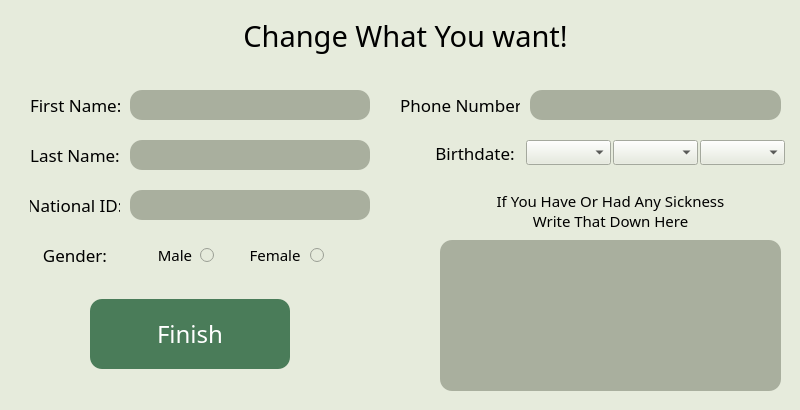
<?xml version="1.0" encoding="UTF-8"?>
<ui version="4.0">
 <class>MainWindow</class>
 <widget class="QMainWindow" name="MainWindow">
  <property name="geometry">
   <rect>
    <x>0</x>
    <y>0</y>
    <width>800</width>
    <height>410</height>
   </rect>
  </property>
  <property name="windowTitle">
   <string>MainWindow</string>
  </property>
  <property name="styleSheet">
   <string notr="true">QWidget {
	background-color: #e6ebdc;
}

QLineEdit, QTextEdit {
	background-color: #a9af9e;
	color: #000000;
	border: none;
	border-radius: 12px;
	padding: 6px;
	font-size: 15px;
}

QPushButton {
	background-color: #4A7C59;
	color: white;
	border: none;
	border-radius: 12px;
	padding: 6px 12px;
}

QPushButton:hover {
	background-color: #5A9F73;
}</string>
  </property>
  <widget class="QWidget" name="centralwidget">
   <widget class="QLineEdit" name="pt_nid_e_lineEdit">
    <property name="geometry">
     <rect>
      <x>130</x>
      <y>190</y>
      <width>240</width>
      <height>30</height>
     </rect>
    </property>
    <property name="font">
     <font>
      <family>Arad Medium</family>
      <pointsize>-1</pointsize>
      <weight>50</weight>
      <bold>false</bold>
     </font>
    </property>
   </widget>
   <widget class="QLabel" name="pt_male_e_label">
    <property name="geometry">
     <rect>
      <x>150</x>
      <y>245</y>
      <width>50</width>
      <height>20</height>
     </rect>
    </property>
    <property name="font">
     <font>
      <family>Arad Medium</family>
      <pointsize>11</pointsize>
      <weight>50</weight>
      <bold>false</bold>
     </font>
    </property>
    <property name="text">
     <string>Male</string>
    </property>
    <property name="alignment">
     <set>Qt::AlignCenter</set>
    </property>
   </widget>
   <widget class="QPushButton" name="add_pt_e_Button">
    <property name="geometry">
     <rect>
      <x>90</x>
      <y>299</y>
      <width>200</width>
      <height>70</height>
     </rect>
    </property>
    <property name="font">
     <font>
      <family>Arad Medium</family>
      <pointsize>18</pointsize>
      <weight>50</weight>
      <bold>false</bold>
     </font>
    </property>
    <property name="text">
     <string>Finish</string>
    </property>
   </widget>
   <widget class="QComboBox" name="pt_birthday_e_comboBox">
    <property name="geometry">
     <rect>
      <x>700</x>
      <y>140</y>
      <width>85</width>
      <height>25</height>
     </rect>
    </property>
    <property name="font">
     <font>
      <family>Arad Medium</family>
      <pointsize>-1</pointsize>
      <weight>50</weight>
      <bold>false</bold>
     </font>
    </property>
    <property name="styleSheet">
     <string notr="true">/* style for the QComboBox */
QComboBox {
	border-radius: 10px;
	padding-left: 10px;
}

/* style for drop down area */
QComboBox::drop-down {
	border: 0px;
}

/* style for drop down arrow */
QComboBox::down-arrow {
	image: url(D:\Python/Projects/GitHub_PR/Hospital Management/down-arrow-8-128);
	width: 12 px;
	height: 12px;
	margin-right: 10px;
}

/* style for list menu */
QComboBox QListView {
font-size: 12px;
border: 1px solid #000000;
padding: 5px;
background-color: #a9af9e;
outline: 0px;
}

QComboBox {
	background-color: #a9af9e;
    font-size: 15px;
    font-family: &quot;Arad Medium&quot;;
}

QComboBox QAbstractItemView {
    background-color: #a9af9e;
    color: black;
    selection-background-color: #F3E9E2;
    selection-color: black;
}</string>
    </property>
   </widget>
   <widget class="QLineEdit" name="pt_ln_e_lineEdit">
    <property name="geometry">
     <rect>
      <x>130</x>
      <y>140</y>
      <width>240</width>
      <height>30</height>
     </rect>
    </property>
    <property name="font">
     <font>
      <family>Arad Medium</family>
      <pointsize>-1</pointsize>
      <weight>50</weight>
      <bold>false</bold>
     </font>
    </property>
   </widget>
   <widget class="QLabel" name="pt_gender_e_label">
    <property name="geometry">
     <rect>
      <x>30</x>
      <y>240</y>
      <width>90</width>
      <height>30</height>
     </rect>
    </property>
    <property name="font">
     <font>
      <family>Arad Medium</family>
      <pointsize>13</pointsize>
      <weight>50</weight>
      <bold>false</bold>
     </font>
    </property>
    <property name="text">
     <string>Gender:</string>
    </property>
    <property name="alignment">
     <set>Qt::AlignCenter</set>
    </property>
   </widget>
   <widget class="QLineEdit" name="pt_phone_e_lineEdit">
    <property name="geometry">
     <rect>
      <x>530</x>
      <y>90</y>
      <width>251</width>
      <height>30</height>
     </rect>
    </property>
    <property name="font">
     <font>
      <family>Arad Medium</family>
      <pointsize>-1</pointsize>
      <weight>50</weight>
      <bold>false</bold>
     </font>
    </property>
   </widget>
   <widget class="QLabel" name="pt_birthdate_e_label">
    <property name="geometry">
     <rect>
      <x>430</x>
      <y>138</y>
      <width>90</width>
      <height>30</height>
     </rect>
    </property>
    <property name="font">
     <font>
      <family>Arad Medium</family>
      <pointsize>13</pointsize>
      <weight>50</weight>
      <bold>false</bold>
     </font>
    </property>
    <property name="text">
     <string>Birthdate:</string>
    </property>
    <property name="alignment">
     <set>Qt::AlignCenter</set>
    </property>
   </widget>
   <widget class="QComboBox" name="pt_brithmonth_e_comboBox">
    <property name="geometry">
     <rect>
      <x>613</x>
      <y>140</y>
      <width>85</width>
      <height>25</height>
     </rect>
    </property>
    <property name="font">
     <font>
      <family>Arad Medium</family>
      <pointsize>-1</pointsize>
      <weight>50</weight>
      <bold>false</bold>
     </font>
    </property>
    <property name="styleSheet">
     <string notr="true">/* style for the QComboBox */
QComboBox {
	border-radius: 10px;
	padding-left: 10px;
}

/* style for drop down area */
QComboBox::drop-down {
	border: 0px;
}

/* style for drop down arrow */
QComboBox::down-arrow {
	image: url(D:\Python/Projects/GitHub_PR/Hospital Management/down-arrow-8-128);
	width: 12 px;
	height: 12px;
	margin-right: 10px;
}

/* style for list menu */
QComboBox QListView {
font-size: 12px;
border: 1px solid #000000;
padding: 5px;
background-color: #a9af9e;
outline: 0px;
}

QComboBox {
	background-color: #a9af9e;
    font-size: 15px;
    font-family: &quot;Arad Medium&quot;;
}

QComboBox QAbstractItemView {
    background-color: #a9af9e;
    color: black;
    selection-background-color: #F3E9E2;
    selection-color: black;
}</string>
    </property>
   </widget>
   <widget class="QLabel" name="pt_detail_e_label">
    <property name="geometry">
     <rect>
      <x>440</x>
      <y>190</y>
      <width>341</width>
      <height>41</height>
     </rect>
    </property>
    <property name="font">
     <font>
      <family>Arad Medium</family>
      <pointsize>11</pointsize>
      <weight>50</weight>
      <bold>false</bold>
     </font>
    </property>
    <property name="text">
     <string>If You Have Or Had Any Sickness                              Write That Down Here</string>
    </property>
    <property name="alignment">
     <set>Qt::AlignCenter</set>
    </property>
    <property name="wordWrap">
     <bool>true</bool>
    </property>
   </widget>
   <widget class="QLabel" name="pt_phone_e_label">
    <property name="geometry">
     <rect>
      <x>400</x>
      <y>90</y>
      <width>120</width>
      <height>30</height>
     </rect>
    </property>
    <property name="font">
     <font>
      <family>Arad Medium</family>
      <pointsize>13</pointsize>
      <weight>50</weight>
      <bold>false</bold>
     </font>
    </property>
    <property name="cursor">
     <cursorShape>ArrowCursor</cursorShape>
    </property>
    <property name="text">
     <string>Phone Number:</string>
    </property>
   </widget>
   <widget class="QComboBox" name="pt_birthyear_e_comboBox">
    <property name="geometry">
     <rect>
      <x>526</x>
      <y>140</y>
      <width>85</width>
      <height>25</height>
     </rect>
    </property>
    <property name="font">
     <font>
      <family>Arad Medium</family>
      <pointsize>-1</pointsize>
      <weight>50</weight>
      <bold>false</bold>
     </font>
    </property>
    <property name="styleSheet">
     <string notr="true">/* style for the QComboBox */
QComboBox {
	border-radius: 10px;
	padding-left: 10px;
}

/* style for drop down area */
QComboBox::drop-down {
	border: 0px;
}

/* style for drop down arrow */
QComboBox::down-arrow {
	image:url(D:\Python/Projects/GitHub_PR/Hospital Management/down-arrow-8-128);
	width: 12 px;
	height: 12px;
	margin-right: 10px;
}

/* style for list menu */
QComboBox QListView {
font-size: 12px;
border: 1px solid #000000;
padding: 5px;
background-color: #a9af9e;
outline: 0px;
}

QComboBox {
	background-color: #a9af9e;
    font-size: 15px;
    font-family: &quot;Arad Medium&quot;;
}

QComboBox QAbstractItemView {
    background-color: #a9af9e;
    color: black;
    selection-background-color: #F3E9E2;
    selection-color: black;
}</string>
    </property>
   </widget>
   <widget class="QTextEdit" name="pt_detail_e_textEdit">
    <property name="geometry">
     <rect>
      <x>440</x>
      <y>240</y>
      <width>341</width>
      <height>151</height>
     </rect>
    </property>
    <property name="font">
     <font>
      <family>Arad Medium</family>
      <pointsize>-1</pointsize>
      <weight>50</weight>
      <bold>false</bold>
     </font>
    </property>
   </widget>
   <widget class="QLabel" name="top_inf_p_label">
    <property name="geometry">
     <rect>
      <x>240</x>
      <y>10</y>
      <width>331</width>
      <height>51</height>
     </rect>
    </property>
    <property name="font">
     <font>
      <family>Arad Medium</family>
      <pointsize>22</pointsize>
      <weight>50</weight>
      <bold>false</bold>
     </font>
    </property>
    <property name="text">
     <string>Change What You want!</string>
    </property>
    <property name="alignment">
     <set>Qt::AlignCenter</set>
    </property>
   </widget>
   <widget class="QLabel" name="pt_fn_e_label">
    <property name="geometry">
     <rect>
      <x>30</x>
      <y>90</y>
      <width>90</width>
      <height>30</height>
     </rect>
    </property>
    <property name="font">
     <font>
      <family>Arad Medium</family>
      <pointsize>13</pointsize>
      <weight>50</weight>
      <bold>false</bold>
     </font>
    </property>
    <property name="text">
     <string>First Name:</string>
    </property>
   </widget>
   <widget class="QLineEdit" name="pt_fn_e_lineEdit">
    <property name="geometry">
     <rect>
      <x>130</x>
      <y>90</y>
      <width>240</width>
      <height>30</height>
     </rect>
    </property>
    <property name="font">
     <font>
      <family>Arad Medium</family>
      <pointsize>-1</pointsize>
      <weight>50</weight>
      <bold>false</bold>
     </font>
    </property>
   </widget>
   <widget class="QLabel" name="pt_female_e_label">
    <property name="geometry">
     <rect>
      <x>250</x>
      <y>245</y>
      <width>50</width>
      <height>20</height>
     </rect>
    </property>
    <property name="font">
     <font>
      <family>Arad Medium</family>
      <pointsize>11</pointsize>
      <weight>50</weight>
      <bold>false</bold>
     </font>
    </property>
    <property name="text">
     <string>Female</string>
    </property>
    <property name="alignment">
     <set>Qt::AlignCenter</set>
    </property>
   </widget>
   <widget class="QLabel" name="pt_nid_e_label">
    <property name="geometry">
     <rect>
      <x>30</x>
      <y>190</y>
      <width>90</width>
      <height>30</height>
     </rect>
    </property>
    <property name="font">
     <font>
      <family>Arad Medium</family>
      <pointsize>13</pointsize>
      <weight>50</weight>
      <bold>false</bold>
     </font>
    </property>
    <property name="text">
     <string>National ID:</string>
    </property>
    <property name="alignment">
     <set>Qt::AlignCenter</set>
    </property>
   </widget>
   <widget class="QLabel" name="pt_ln_e_label">
    <property name="geometry">
     <rect>
      <x>30</x>
      <y>140</y>
      <width>90</width>
      <height>30</height>
     </rect>
    </property>
    <property name="font">
     <font>
      <family>Arad Medium</family>
      <pointsize>13</pointsize>
      <weight>50</weight>
      <bold>false</bold>
     </font>
    </property>
    <property name="text">
     <string>Last Name:</string>
    </property>
    <property name="alignment">
     <set>Qt::AlignCenter</set>
    </property>
   </widget>
   <widget class="QRadioButton" name="pt_e_female_radioButton">
    <property name="geometry">
     <rect>
      <x>310</x>
      <y>247</y>
      <width>16</width>
      <height>17</height>
     </rect>
    </property>
    <property name="text">
     <string/>
    </property>
   </widget>
   <widget class="QRadioButton" name="pt_e_male_radioButton">
    <property name="geometry">
     <rect>
      <x>200</x>
      <y>247</y>
      <width>16</width>
      <height>17</height>
     </rect>
    </property>
    <property name="text">
     <string/>
    </property>
   </widget>
  </widget>
 </widget>
 <resources/>
 <connections/>
</ui>
